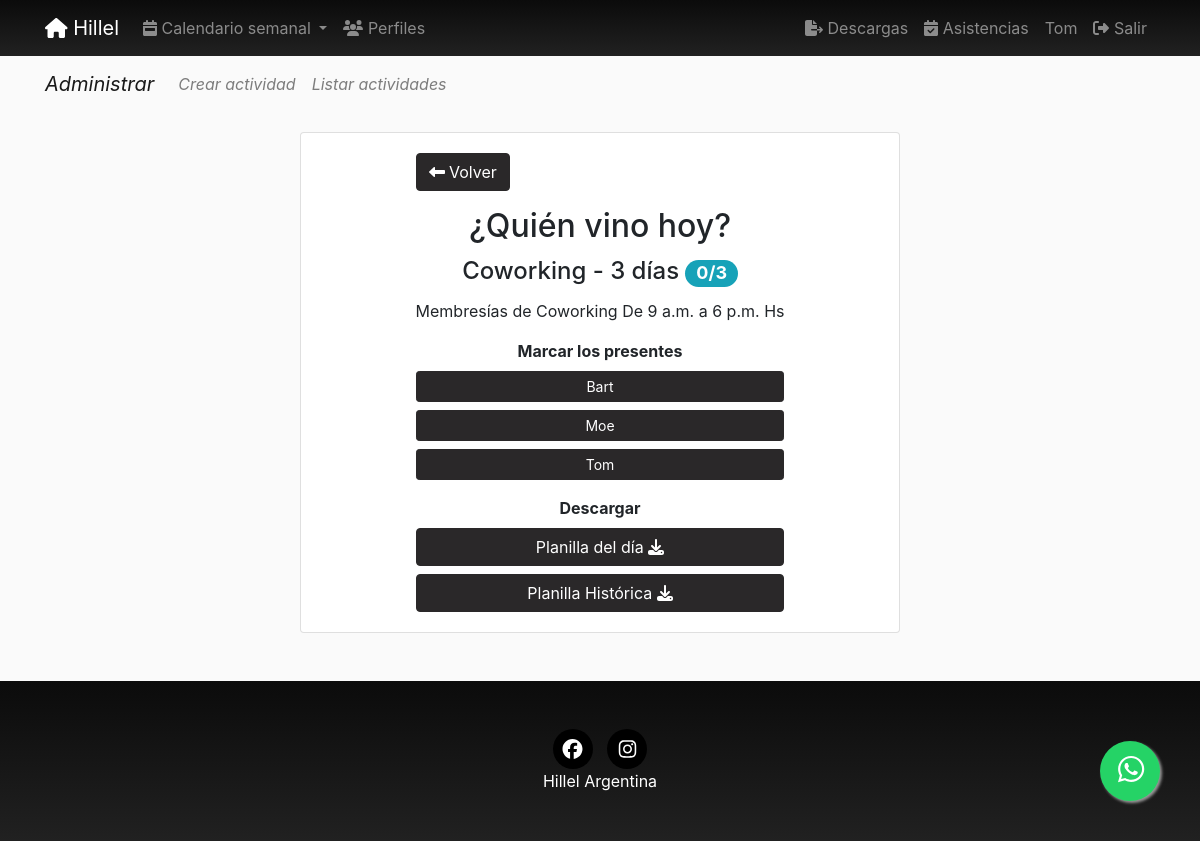
The page /pages/asistencia/14/coworking-3-dias/ (signed in) on the database its author committed.
### pages/models.py (models this page shows, shortened)
class Page(models.Model):
    title = models.CharField(verbose_name="Título", max_length=200)
    horaDesde = models.TimeField(verbose_name="Hora desde", null=True, blank=True, auto_now=False, auto_now_add=False,)
    horaHasta = models.TimeField(verbose_name="Hora hasta", null=True, blank=True, auto_now=False, auto_now_add=False,)
    description = RichTextField(verbose_name="Descripción", null=True, blank=True)
    textoExtraMail = RichTextField(verbose_name="Texto extra del mail", null=True, blank=True)
    flyer = models.ImageField(upload_to=custom_upload_to,
                              null=True, blank=True)
    dia = models.ForeignKey(Day, verbose_name='dia', null=True, on_delete=models.CASCADE)
    cupo = models.SmallIntegerField(verbose_name="Cupo", default=0)
    modalidad = BooleanField(verbose_name="Online", default=0)
    nuevo = BooleanField(verbose_name="Nuevo", default=0)
    activa = BooleanField(verbose_name="Activa", default=1)
    categories = models.ManyToManyField(Category, verbose_name='categorias', related_name='get_pages', blank=True)
    provincia = models.ForeignKey(Provincia, on_delete=models.CASCADE, null=True, blank=True)
    responsable = models.ForeignKey(Responsable, on_delete=models.CASCADE, null=True, blank=True)
    colaborador = models.ForeignKey(Colaborador, on_delete=models.CASCADE, null=True, blank=True)
    secreta = BooleanField(verbose_name="Tiene clave?", default=0)
    clave = models.CharField(verbose_name="Clave", null=True, blank=True, default="", max_length=200)
    objects = PagesManager()
    created = models.DateTimeField(auto_now_add=True, verbose_name="Fecha de creación", blank=True, null=True)
    updated = models.DateTimeField(auto_now=True, verbose_name="Fecha de edición", blank=True, null=True)
    class Meta:
        verbose_name = "actividad"
        verbose_name_plural = "actividades"
        ordering = ['dia__order', 'horaDesde', '-title']
    @property
    def Qanotados(self):
        subscripcion = Subscription.objects.find_page(self)
        if subscripcion is None:
            return 0
        if len(subscripcion) > 0:
            return subscripcion.count()
        return 0
    def historialHoy(self):
        date = datetime.now()
        historial = Historial.objects.find(page=self, date=date)
        if historial is None:
            return None
        return historial
    @property
    def asistentes(self):
        if self.historialHoy() is None:
            return None
        return self.historialHoy().asistentes.all()
    @property
    def Qasistentes(self):
        if self.historialHoy() is None:
            return 0
        return self.historialHoy().Qasistentes

class Day(models.Model):
    day = models.CharField(verbose_name="Día", max_length=200)
    order = models.SmallIntegerField(verbose_name="Orden", default=0)
    class Meta:
        verbose_name = "Día"
        verbose_name_plural = "Días"
        ordering = ['order']
    def __str__(self):
        return self.day

class Subscription(models.Model):
    user = models.OneToOneField(User, on_delete=CASCADE, null=True)
    pages = models.ManyToManyField(Page, related_name='pages')
    created = models.DateTimeField(auto_now_add=True, verbose_name="Fecha de creación", blank=True, null=True)
    updated = models.DateTimeField(auto_now=True, verbose_name="Fecha de edición", blank=True, null=True)
    objects = SubscriptionManager()
    class Meta:
        verbose_name = "Subscripcion"
        verbose_name_plural = "Subscripciones"
        ordering = ['-updated']

### pages/views.py (the view)
# urls.py: path('asistencia/<int:pk>/<slug:slug>/', AsistenciaDetail, name='asistenciaDetail'),
def AsistenciaDetail(request, pk, slug):
    if request.user.is_authenticated:
        page = get_object_or_404(Page, pk=pk)
        subscribers = Subscription.objects.find_page(page)
        return render(request, 'pages/asistencia_detail.html',
                      {'page': page, 'subscribers': subscribers})
    raise Http404("Usuario no está autenticado")

### pages/models.py (called while the page is built)
    def find_page(self, page):
        queryset = self.filter(pages=page)
        if len(queryset) > 0:
            return queryset
        return None

    def find(self, page, date):
        historial = self.filter(page=page,
                                fecha__year=date.year,
                                fecha__month=date.month,
                                fecha__day=date.day
                                )
        if len(historial) == 0:
            return None
        return historial[0]

### profiles/processors.py (called while the page is built)
def ctx_dict(request):
    ctx = {}
    bitajon = False
    if request.user.groups.filter(name="BITAJON").count():
        bitajon = True
    ctx["bitajon"] = bitajon
    return ctx

### social/models.py (called while the page is built)
    def __str__(self):
        return self.numero

### social/processors.py (called while the page is built)
def ctx_dict(request):
    ctx = {}
    links = Link.objects.all()
    for link in links:
        ctx[link.key] = link.url
    whatsapp = Whatsapp.objects.all().first()
    ctx['whatsappHillel'] = whatsapp
    return ctx

### pages/templates/pages/asistencia_detail.html (shortened to what this page needs)
{% extends 'core/base.html' %}
{% load static %}
{% block content %}
  {% include 'pages/includes/pages_menu.html' %}
  <main role="main">
<div class="container">
    <div class="card mx-auto border-1 mb-5 w-20 " style="max-width:600px">
      <div class="card-body mx-auto" >
{%if page.modalidad %}
    <a class="btn btn-dark mb-3" href="{% url 'pages:asistencia' 1 %}">
{% else %}
    <a class="btn btn-dark mb-3" href="{% url 'pages:asistencia' 0 %}">
{% endif %}
        <i class="fas fa-long-arrow-alt-left"></i>
    Volver</a>
        <h2 class="card-title text-center">¿Quién vino hoy?</h2>
        <h4 class="card-title text-center">{{page.title}}
        <a id="info" class="badge badge-pill badge-info" href="#" data-toggle="tooltip" title="Asistentes/Anotados">{{page.Qasistentes}}/{{page.Qanotados}}</a>
        </h4>
        <p class="card-text text-center"> {{page.dia}} De {{page.horaDesde}} a {{page.horaHasta}} Hs</p>
        {% if subscribers.count > 0 %}
          <dl>
            <dt class="text-center mb-2">Marcar los presentes</dt>
            {% for subscription in subscribers %}
              <dd>
              <h5>
                {% if subscription.user in page.asistentes %}
                <button id="btn_{{ subscription.user  }}" class="btn btn-success btn-sm btn-block">{{ subscription.user }}</button>
                {% else %}
                <button id="btn_{{ subscription.user  }}" class="btn btn-dark btn-sm btn-block">{{ subscription.user }}</button>
                {% endif %}
              </h5>
              </dd>
            {% endfor %}
          </dl>
        {% endif %}
        {% if request.user.is_staff %}
          <dt class="text-center mt-3 mb-2">Descargar</dt>
          <a class="btn btn-dark btn-block" href="{% url 'pages:descargarasistencias' page.id %}">Planilla del día
          <i class="fa fa-download "></i></a>
          <a class="btn btn-dark btn-block" href="{% url 'pages:descargarhistoricoasistencias' page.id %}">Planilla Histórica
          <i class="fa fa-download "></i></a>
        {% endif %}
      </div>
    </div>
  </div>
{% endblock %}

### core/templates/core/base.html (shortened to what this page needs)
<!DOCTYPE html>
<html lang="es">
  <head>
    {% load static %}
    <link href="{% static 'core/vendor/bootstrap/css/bootstrap.min.css' %}" rel="stylesheet">
    <link href="{% static 'core/css/main.css' %}" rel="stylesheet">
  </head>
  <body class="fondo" >
    <body>
      <nav class="navbar navbar-expand-lg navbar-dark bg-dark sticky-top footer-sample">
        <div class="container">
          <a class="navbar-brand" href="{% url 'home' %}">
            <i class="fas fa-home"></i>
            Hillel</a>
          <div class="collapse navbar-collapse" id="ned">
            <ul class="navbar-nav mr-auto">
                <li class="nav-item dropdown">
                <a class="nav-link dropdown-toggle" href="#" id="navbardrop" data-toggle="dropdown">
                  <i class="fas fa-calendar-week"></i>
                Calendario semanal
                </a>
                   {% if request.user.is_staff %}
              </li>
                 <li class="nav-item">
                <a class="nav-link" href="{% url 'profiles:list' %}">
                  <i class="fas fa-users"></i>
                  Perfiles</a>
              </li>
                {% endif %}
            </ul>
            <ul class="navbar-nav">
            {% if request.user.is_staff %}
              <li class="nav-item">
                <a class="nav-link " href="{% url 'pages:exportar' %}">
                  <i class="fa fa-file-export"></i>
                  Descargas</a>
              </li>
            {% endif %}
            {% if request.user.is_staff or bitajon %}
              <li class="nav-item">
                <a class="nav-link" href="{% url 'pages:asistencia' 0 %}">
                  <i class="fas fa-calendar-check"></i>
                  Asistencias</a>
              </li>
            {% endif %}
            {% if not request.user.is_authenticated %}
              <li class="nav-item">
                <a class="nav-link" href="{% url 'login' %}">
                  <i class="fas fa-sign-in-alt"></i>
                  Acceder</a>
              </li>
                <li class="nav-item">
                <a class="nav-link" href="{% url 'signup' %}">
                  <i class="fas fa-user-plus"></i>
                  Registrarse</a>
              </li>
              {% else %}
              <li class="nav-item">
                <a class="nav-link" href="{% url 'home' %}"> {{request.user}}</a>
              </li>
              <li class="nav-item">
                <a class="nav-link" href="{% url 'logout' %}">
                  <i class="fas fa-sign-out-alt"></i>
                  Salir</a>
              </li>
              {% endif %}
            </ul>
          </div>
        </div>
      </nav>
      {% block content %}{% endblock %}
      <a id="whatsapp" href="https://wa.me/+549{{whatsappHillel}}" class="float badge badge-pill" target="_blank" data-toggle="tooltipW" title="Whatsapp">
        <i class="fab fa-whatsapp my-float"></i>
      </a>
    <footer class="footer text-faded text-center py-5 footer-sample ">
      <div class="container">
        <p class="m-0">
        {% if LINK_FACEBOOK %}
            <a href="{{LINK_FACEBOOK}}" class="link">
              <span class="fa-stack fa-lg ">
                <i class="fas fa-circle fa-stack-2x" style="color:black"></i>
                <i class="fab fa-facebook fa-stack-1x fa-inverse"></i>
              </span>
            </a>
              {% endif %}
             {% if LINK_INSTAGRAM %}
            <a href="{{LINK_INSTAGRAM}}" class="link">
              <span class="fa-stack fa-lg">
                <i class="fas fa-circle fa-stack-2x" style="color:black"></i>
                <i class="fab fa-instagram fa-stack-1x fa-inverse"></i>
              </span>
            </a>
              {% endif %}
    </div>
      <p class="m-0 mbt1" style="color:white">Hillel Argentina</p>
    </footer>
  </body>
</html>

### core/static/core/css/main.css (style rules this page uses)
main { padding-top: 20px; }
:root { --jumbotron-padding-y: 3rem; }
footer { padding-top: 3rem; padding-bottom: 3rem; }
footer p { margin-bottom: .25rem; }
html { overflow: scroll; }
body { min-height:100vh; margin:0; position:relative; }
body { position: relative; }
body::after { content: ''; display: block; height: 160px; }
footer { position: absolute; bottom: 0; width: 100%; height: 160px; }
.float { position:fixed; width:60px; height:60px; bottom:40px; right:40px; background-color:#25d366; color:#FFF; border-radius:50px; text-align:center; font-size:30px; box-shadow: 2px 2px 3px #999; z-index:100; }
.my-float { margin-top:5px; }
.footer-sample { background-color: #2a2829; background-color: #212121; background-image: -webkit-gradient(linear,left top,left bottom,color-stop(0%,#0b0b0b),color-stop(100%,#212121)) }
.fondo { background-color: rgba(var(--b3f,250,250,250),1); }
ul { list-style-type: none; }

### rows shown on the page
Page: title "Coworking - 3 días", Qasistentes "0", Qanotados "3", dia "Membresías de Coworking", horaDesde "9 a.m.", horaHasta "6 p.m."
Subscription: user "Bart"
Subscription: user "Moe"
Subscription: user "Tom"

### other values the page prints
{{ request.user }} "Tom"
